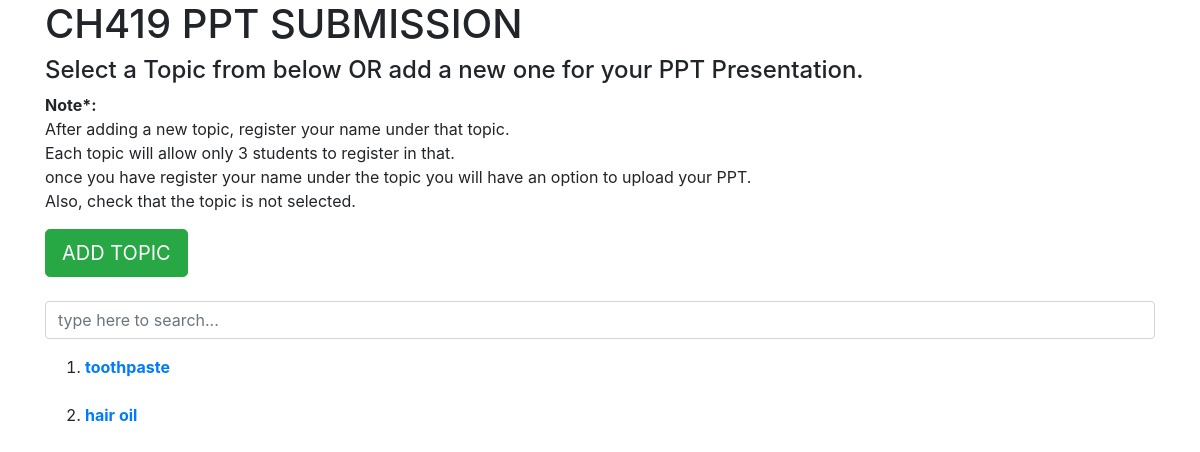
Before: / with the older database file.
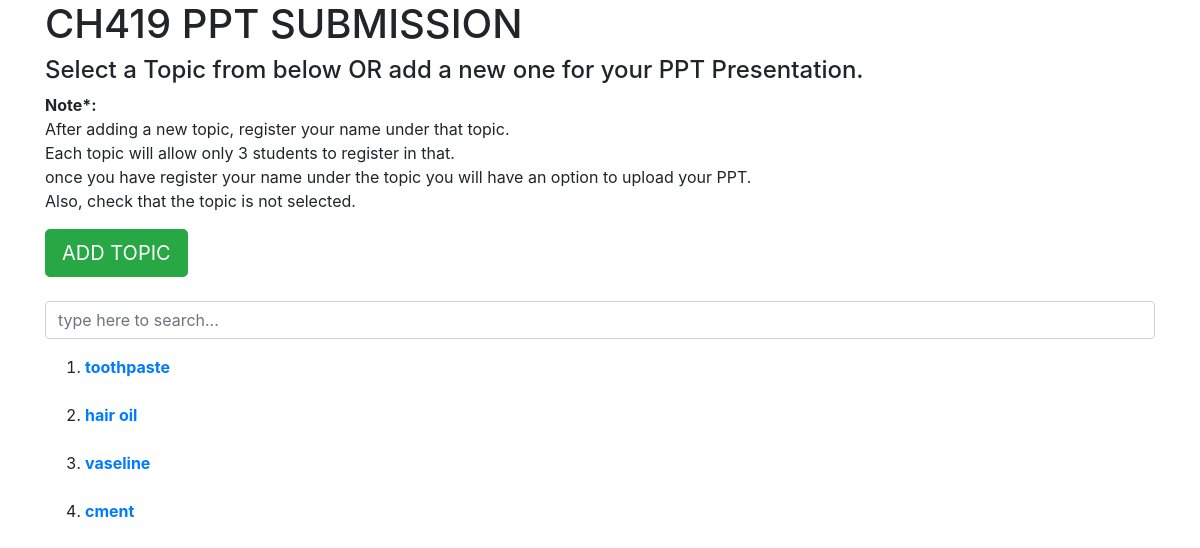
After: the same page with the newer database file.
### ppt_submission/models.py (models this page shows)
class Topic(models.Model):
    topic_name = models.CharField(max_length=100,unique=True,blank=False)

### ppt_submission/views.py (the view)
# urls.py: path('',views.Topics,name="topic"),
def Topics(request):
    topics = Topic.objects.all()
    topics_json = json.dumps(list(Topic.objects.values()))
    return render(request,"topics.html",{"topics":topics,"topics_json":topics_json})

### ppt_submission/templates/topics.html (shortened to what this page needs)
{% load static %}
<!DOCTYPE html>
<html lang="en">
<head>
    <link rel="stylesheet" href="https://cdn.jsdelivr.net/npm/bootstrap@4.0.0/dist/css/bootstrap.min.css">
</head>
<body>
    <div class="container">
            <h1>CH419 PPT SUBMISSION</h1>
            <h4>Select a Topic from below OR add a new one for your PPT Presentation.</h4>
            <p><strong>Note*:</strong><br>After adding a new topic, register your name under that topic.<br>
                Each topic will allow only 3 students to register in that.<br>
                once you have register your name under the topic you will have an option to upload your PPT.<br>
                Also, check that the topic is not selected.
            </p>
        <a class="btn btn-success btn-lg" href="{% url 'add_topic' %}">ADD TOPIC</a>
        <br>
        <br>
        <input id="search_here" class="form-control mb-3" placeholder="type here to search...">
        <ol>
        <div id="box">
            {% for topic in topics %}
            <li><a  href="/{{topic.id}}"><strong>{{topic.topic_name}}</strong></a></li>
            <br>
            {% endfor %}
        </div>
        </ol>
    </div>
</body>
</html>

Changed rows visible on the page:
added Topic: topic_name "vaseline"
added Topic: topic_name "cment"
